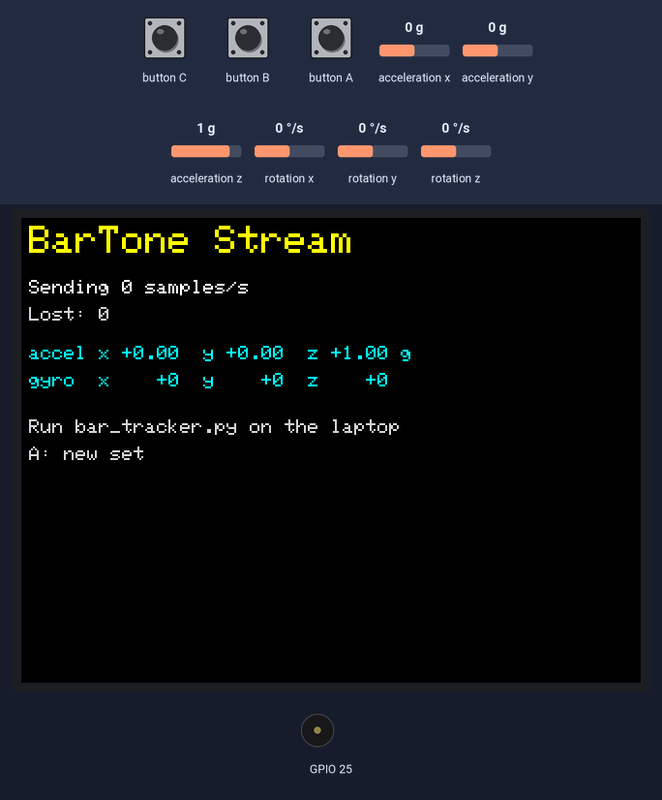
Bench run of a sketch on a simulated ESP32. Shown: 320×240 colour display, buzzer (waves = sounding). Inputs (shaded band) come from the test bench; at power-on: acceleration x 0 g, acceleration y 0 g, rotation x 0 °/s, rotation y 0 °/s, acceleration z 1 g, rotation z 0 °/s. What the sketch prints to the serial monitor is not drawn.

Above: at 0.4 s.
1.4 s: button A pressed for 0.15 s
At 4.0 s:
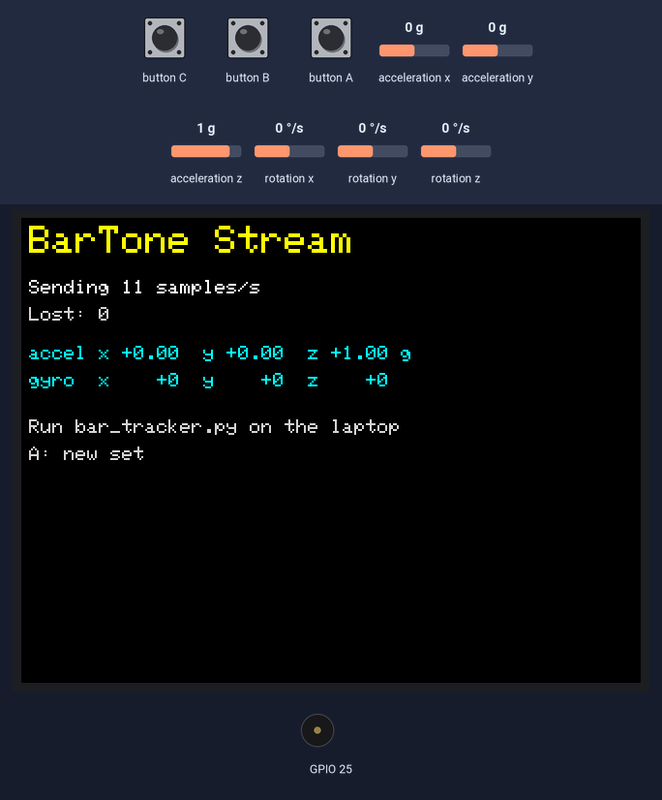
4.5 s: acceleration x set to -1.4 g
7.5 s: button A pressed for 1 s
At 8.9 s:
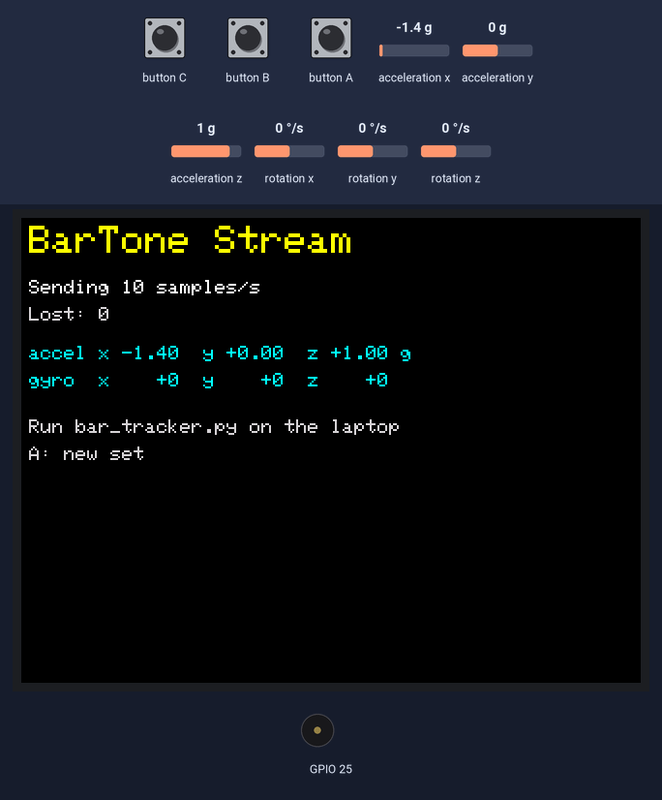
10.0 s: acceleration y set to -1.4 g
At 11.3 s:
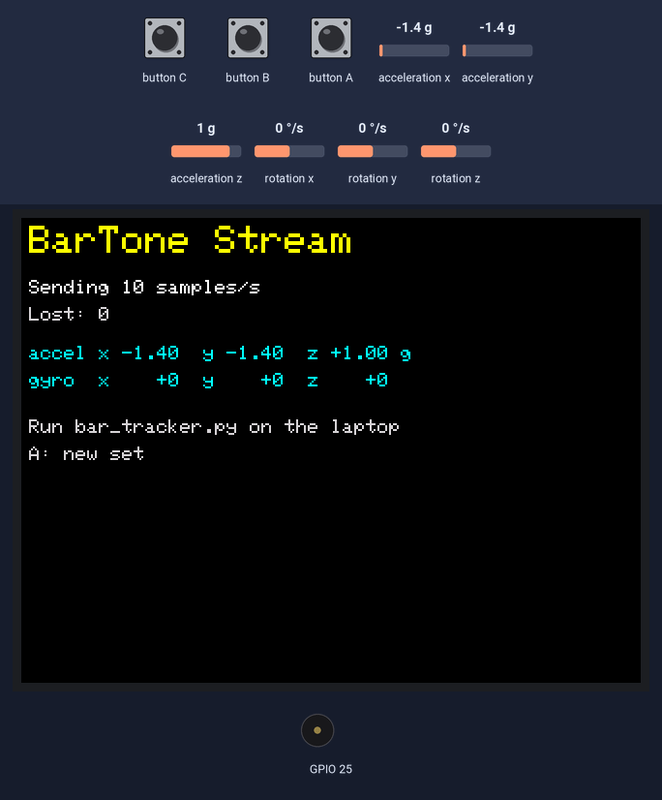
11.6 s: rotation x set to -192 °/s
At 14.5 s:
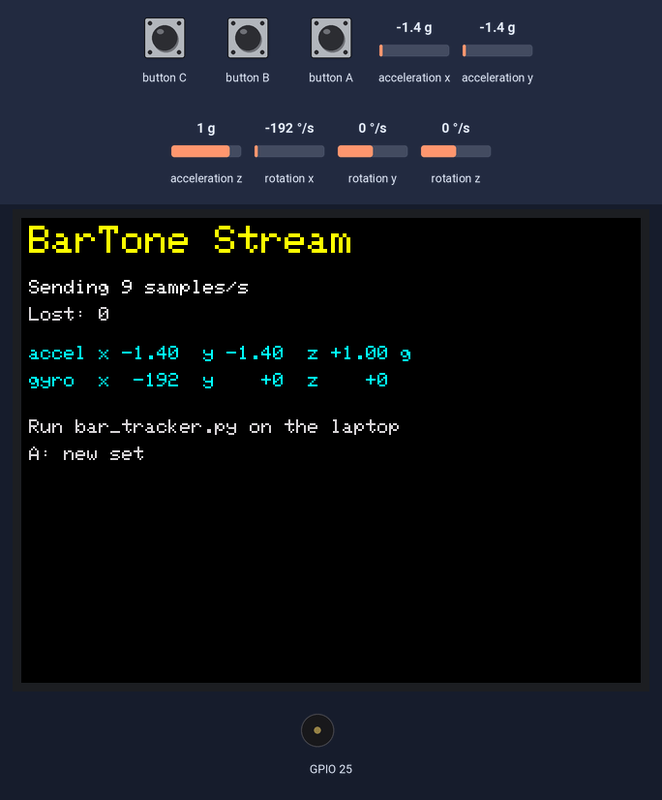
14.6 s: rotation y set to -192 °/s
At 16.1 s:
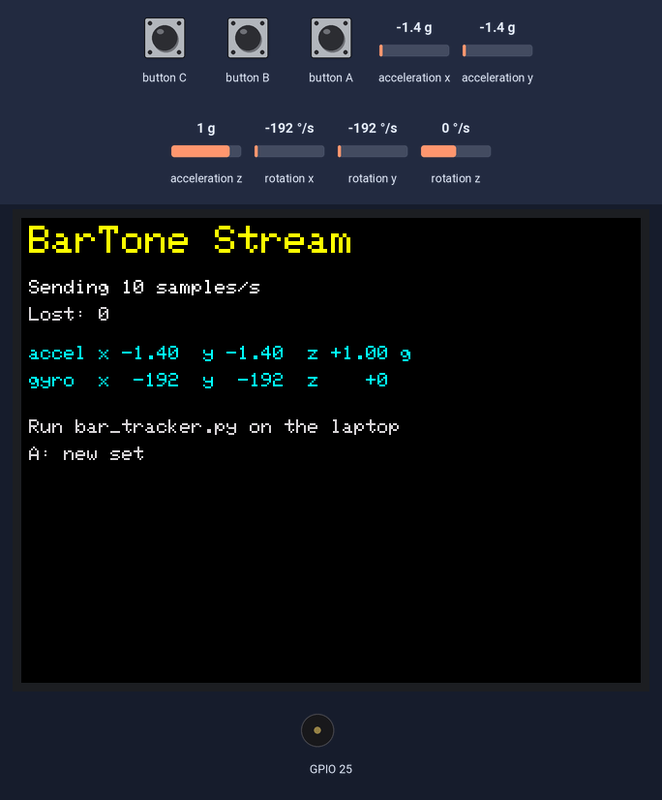
Timing chart, 0 to 17.6 s (numbered marks = the images above; inputs shaded):
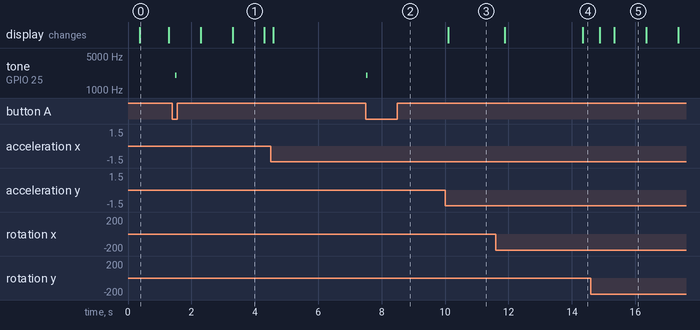

The sketch:

BarTone_IMUStream.ino
```cpp
// BarTone 3.1 - IMU stream for the laptop tracker (bar_tracker.py)
//
// This sketch does no tracking itself. It reads the IMU about 1000 times a
// second, averages the readings into 100 samples per second, and sends them
// over USB. bar_tracker.py on the laptop does all the maths (orientation,
// dead reckoning, rep detection) and draws the 3D position and bar path.
//
// How to use:
//   1. Strap the stick to the bar with its long side along the bar.
//   2. Plug it into the laptop and run:  python3 bar_tracker.py
//   3. Leave the bar in the rack for a second while the laptop calibrates.
//   4. Press A (front "M5" button) to tell the laptop a new set is starting.
//
// Each line sent over USB is:
//   D,<time us>,<gyro x>,<gyro y>,<gyro z>,<accel x>,<accel y>,<accel z>
//      gyro in deg/s, accel in g, both in the stick's own axes
//   EV,A    when button A is pressed

#include <M5Unified.h>

// We draw everything into this off-screen image first, then copy it to the
// screen in one go. That stops the screen flickering.
M5Canvas canvas(&M5.Display);

const uint32_t SAMPLE_US = 10000;  // send one averaged sample every 10 ms (100 per second)

// One averaged sample, passed from the sensor task to loop()
struct Packet {
  uint32_t t;       // when it was taken, microseconds since power-on
  float g[3];       // rotation, deg/s
  float a[3];       // acceleration, g
  bool buttonA;     // A was pressed during this sample
};

QueueHandle_t queue;           // samples waiting to be sent over USB
volatile uint32_t dropped = 0; // samples lost because the queue was full

// ---------- Sensor task: runs on core 0, reads the IMU ~1000 times a second ----------
// Buttons are read here too: on the M5StickC Plus the power chip and the IMU
// share the same wires (I2C), so only one core should talk to them.

void imuTask(void*) {
  float sumG[3] = { 0, 0, 0 }, sumA[3] = { 0, 0, 0 };
  int count = 0;
  bool buttonA = false;
  uint32_t next = micros() + SAMPLE_US;

  for (;;) {
    M5.update();  // read the buttons
    if (M5.BtnA.wasPressed()) {
      buttonA = true;
      M5.Speaker.tone(2000, 50);
    }

    M5.Imu.update();
    auto d = M5.Imu.getImuData();
    sumG[0] += d.gyro.x;  sumG[1] += d.gyro.y;  sumG[2] += d.gyro.z;
    sumA[0] += d.accel.x; sumA[1] += d.accel.y; sumA[2] += d.accel.z;
    count++;

    // Every 10 ms, send the average of all the readings since last time.
    // Averaging cuts noise and keeps the total movement exactly right.
    uint32_t now = micros();
    if ((int32_t)(now - next) >= 0) {
      Packet p;
      p.t = now;
      for (int i = 0; i < 3; i++) {
        p.g[i] = sumG[i] / count;
        p.a[i] = sumA[i] / count;
        sumG[i] = sumA[i] = 0;
      }
      p.buttonA = buttonA;
      if (xQueueSend(queue, &p, 0) != pdTRUE) dropped++;
      count = 0;
      buttonA = false;
      next += SAMPLE_US;
      if ((int32_t)(now - next) > 0) next = now + SAMPLE_US;  // fell behind: catch up
    }

    vTaskDelay(1);  // let other tasks run for a moment
  }
}

void setup() {
  auto cfg = M5.config();
  cfg.serial_baudrate = 115200;    // M5Unified only starts USB serial if this is set
  M5.begin(cfg);
  M5.Display.setRotation(1);       // landscape, 240 x 135 pixels
  M5.Imu.setCalibration(0, 0, 0);  // turn off M5Unified's own auto-calibration; the laptop does it

  canvas.createSprite(M5.Display.width(), M5.Display.height());
  queue = xQueueCreate(64, sizeof(Packet));  // room for 0.64 s of samples

  // Start the sensor task on core 0 (loop() runs on core 1)
  xTaskCreatePinnedToCore(imuTask, "imu", 4096, nullptr, 3, nullptr, 0);
}

// loop() sends the samples over USB, and updates the screen 4 times a second
void loop() {
  static uint32_t sentThisSecond = 0, rate = 0;
  static uint32_t lastSecond = millis(), lastDraw = 0;
  static Packet latest = {};

  Packet p;
  while (xQueueReceive(queue, &p, 0) == pdTRUE) {
    Serial.printf("D,%lu,%.2f,%.2f,%.2f,%.4f,%.4f,%.4f\n", (unsigned long)p.t,
                  p.g[0], p.g[1], p.g[2], p.a[0], p.a[1], p.a[2]);
    if (p.buttonA) Serial.println("EV,A");
    sentThisSecond++;
    latest = p;
  }

  uint32_t ms = millis();
  if (ms - lastSecond >= 1000) {
    rate = sentThisSecond;
    sentThisSecond = 0;
    lastSecond = ms;
  }

  if (ms - lastDraw >= 250) {
    lastDraw = ms;
    canvas.fillSprite(TFT_BLACK);
    canvas.setTextColor(TFT_YELLOW);
    canvas.setTextSize(2);
    canvas.setCursor(4, 4);
    canvas.print("BarTone Stream");

    canvas.setTextSize(1);
    canvas.setTextColor(TFT_WHITE);
    canvas.setCursor(4, 32);
    canvas.printf("Sending %lu samples/s", (unsigned long)rate);
    canvas.setCursor(4, 46);
    canvas.setTextColor(dropped ? TFT_RED : TFT_LIGHTGREY);
    canvas.printf("Lost: %lu", (unsigned long)dropped);

    // Live readings, handy for checking which axis is which
    canvas.setTextColor(TFT_CYAN);
    canvas.setCursor(4, 66);
    canvas.printf("accel x %+.2f  y %+.2f  z %+.2f g", latest.a[0], latest.a[1], latest.a[2]);
    canvas.setCursor(4, 80);
    canvas.printf("gyro  x %+5.0f  y %+5.0f  z %+5.0f", latest.g[0], latest.g[1], latest.g[2]);

    canvas.setTextColor(TFT_LIGHTGREY);
    canvas.setCursor(4, 104);
    canvas.print("Run bar_tracker.py on the laptop");
    canvas.setCursor(4, 118);
    canvas.print("A: new set");
    canvas.pushSprite(0, 0);
  }

  delay(2);
}
```

Measured:
- after the input at 1.4 s, tone on GPIO 25: silent → 2000 Hz after 0.08 s, → silent 0.05 s later; the display: first changes after 0.89 s (image 1 shows a later state)
- after the input at 7.5 s, tone on GPIO 25: silent → 2000 Hz at once, → silent 0.05 s later
- after the input at 10.0 s, the display: changes after 0.11 s (image 3)
- after the input at 11.6 s, the display: first changes after 0.28 s (image 4 shows a later state)
- after the input at 14.6 s, the display: first changes after 0.29 s (image 5 shows a later state)
- what the display in image 0 shows lasts 0.9 s, from 0.4 s to 1.3 s
- what the display in image 5 shows lasts 1.0 s, from 15.3 s to 16.3 s
